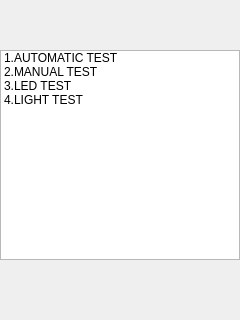
<?xml version="1.0" encoding="UTF-8"?>
<ui version="4.0">
 <class>SecondMenu</class>
 <widget class="QWidget" name="SecondMenu">
  <property name="geometry">
   <rect>
    <x>0</x>
    <y>0</y>
    <width>240</width>
    <height>320</height>
   </rect>
  </property>
  <property name="windowTitle">
   <string>Form</string>
  </property>
  <widget class="QStackedWidget" name="stackedWidget">
   <property name="geometry">
    <rect>
     <x>0</x>
     <y>50</y>
     <width>240</width>
     <height>210</height>
    </rect>
   </property>
   <property name="currentIndex">
    <number>0</number>
   </property>
   <widget class="QWidget" name="page">
    <widget class="QListWidget" name="listWidget">
     <property name="geometry">
      <rect>
       <x>0</x>
       <y>0</y>
       <width>240</width>
       <height>210</height>
      </rect>
     </property>
     <item>
      <property name="text">
       <string>1.AUTOMATIC TEST</string>
      </property>
     </item>
     <item>
      <property name="text">
       <string>2.MANUAL TEST</string>
      </property>
     </item>
     <item>
      <property name="text">
       <string>3.LED TEST</string>
      </property>
     </item>
     <item>
      <property name="text">
       <string>4.LIGHT TEST</string>
      </property>
     </item>
    </widget>
   </widget>
   <widget class="QWidget" name="page_2">
    <widget class="QListWidget" name="listWidget_2">
     <property name="geometry">
      <rect>
       <x>0</x>
       <y>0</y>
       <width>240</width>
       <height>210</height>
      </rect>
     </property>
     <item>
      <property name="text">
       <string>1.CHECK PAPER TEST</string>
      </property>
     </item>
     <item>
      <property name="text">
       <string>2.PRINTER TEST</string>
      </property>
     </item>
     <item>
      <property name="text">
       <string>3.PRINTER LINE FEED</string>
      </property>
     </item>
     <item>
      <property name="text">
       <string>4.PRINTER HOT TEST</string>
      </property>
     </item>
    </widget>
    <widget class="QLabel" name="label_2">
     <property name="geometry">
      <rect>
       <x>23</x>
       <y>108</y>
       <width>191</width>
       <height>31</height>
      </rect>
     </property>
     <property name="text">
      <string/>
     </property>
    </widget>
   </widget>
   <widget class="QWidget" name="page_3">
    <widget class="QListWidget" name="listWidget_3">
     <property name="geometry">
      <rect>
       <x>0</x>
       <y>0</y>
       <width>240</width>
       <height>210</height>
      </rect>
     </property>
     <item>
      <property name="text">
       <string>1.ASYNC CARD TEST</string>
      </property>
     </item>
     <item>
      <property name="text">
       <string>2.4442 CARD TEST</string>
      </property>
     </item>
    </widget>
   </widget>
   <widget class="QWidget" name="page_4">
    <widget class="QListWidget" name="listWidget_4">
     <property name="geometry">
      <rect>
       <x>0</x>
       <y>0</y>
       <width>240</width>
       <height>210</height>
      </rect>
     </property>
     <item>
      <property name="text">
       <string>1.GSM INCOMING CALL</string>
      </property>
     </item>
     <item>
      <property name="text">
       <string>2.GSM CSQ</string>
      </property>
     </item>
     <item>
      <property name="text">
       <string>3.GSM DIAL</string>
      </property>
     </item>
    </widget>
   </widget>
   <widget class="QWidget" name="page_5">
    <widget class="QListWidget" name="listWidget_5">
     <property name="geometry">
      <rect>
       <x>0</x>
       <y>0</y>
       <width>240</width>
       <height>210</height>
      </rect>
     </property>
     <item>
      <property name="text">
       <string>1.WIFI CONNECTION</string>
      </property>
     </item>
     <item>
      <property name="text">
       <string>2.GSM CONNECTION</string>
      </property>
     </item>
     <item>
      <property name="text">
       <string>3.GSM STATUS TEST</string>
      </property>
     </item>
    </widget>
   </widget>
   <widget class="QWidget" name="page_6">
    <widget class="QListWidget" name="listWidget_6">
     <property name="geometry">
      <rect>
       <x>0</x>
       <y>0</y>
       <width>240</width>
       <height>210</height>
      </rect>
     </property>
     <item>
      <property name="text">
       <string>1.USB TEST</string>
      </property>
     </item>
     <item>
      <property name="text">
       <string>2.TF TEST</string>
      </property>
     </item>
    </widget>
   </widget>
  </widget>
  <widget class="QLabel" name="title">
   <property name="geometry">
    <rect>
     <x>0</x>
     <y>20</y>
     <width>241</width>
     <height>30</height>
    </rect>
   </property>
   <property name="styleSheet">
    <string notr="true"/>
   </property>
   <property name="text">
    <string/>
   </property>
   <property name="alignment">
    <set>Qt::AlignCenter</set>
   </property>
  </widget>
  <widget class="QWidget" name="verticalLayoutWidget">
   <property name="geometry">
    <rect>
     <x>20</x>
     <y>270</y>
     <width>201</width>
     <height>41</height>
    </rect>
   </property>
   <layout class="QVBoxLayout" name="verticalLayout"/>
  </widget>
 </widget>
 <resources/>
 <connections/>
</ui>
